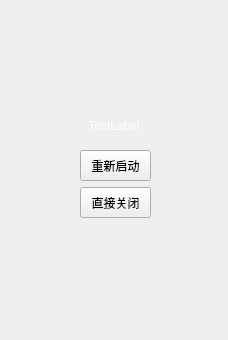
<?xml version="1.0" encoding="UTF-8"?>
<ui version="4.0">
 <class>UpdateWidget</class>
 <widget class="QWidget" name="UpdateWidget">
  <property name="geometry">
   <rect>
    <x>0</x>
    <y>0</y>
    <width>228</width>
    <height>340</height>
   </rect>
  </property>
  <property name="windowTitle">
   <string>Form</string>
  </property>
  <widget class="QToolButton" name="toolButton_restart">
   <property name="geometry">
    <rect>
     <x>80</x>
     <y>150</y>
     <width>71</width>
     <height>31</height>
    </rect>
   </property>
   <property name="text">
    <string>重新启动</string>
   </property>
  </widget>
  <widget class="QToolButton" name="toolButton_close">
   <property name="geometry">
    <rect>
     <x>80</x>
     <y>187</y>
     <width>71</width>
     <height>31</height>
    </rect>
   </property>
   <property name="text">
    <string>直接关闭</string>
   </property>
  </widget>
  <widget class="QLabel" name="update">
   <property name="geometry">
    <rect>
     <x>0</x>
     <y>110</y>
     <width>228</width>
     <height>31</height>
    </rect>
   </property>
   <property name="styleSheet">
    <string notr="true">font: 12pt &quot;Microsoft YaHei UI&quot;;
color:white;</string>
   </property>
   <property name="text">
    <string>TextLabel</string>
   </property>
   <property name="alignment">
    <set>Qt::AlignCenter</set>
   </property>
  </widget>
  <widget class="QLabel" name="welcome">
   <property name="geometry">
    <rect>
     <x>72</x>
     <y>82</y>
     <width>78</width>
     <height>15</height>
    </rect>
   </property>
   <property name="font">
    <font>
     <family>黑体</family>
     <pointsize>16</pointsize>
    </font>
   </property>
   <property name="styleSheet">
    <string notr="true"/>
   </property>
   <property name="text">
    <string/>
   </property>
  </widget>
 </widget>
 <resources/>
 <connections/>
</ui>
